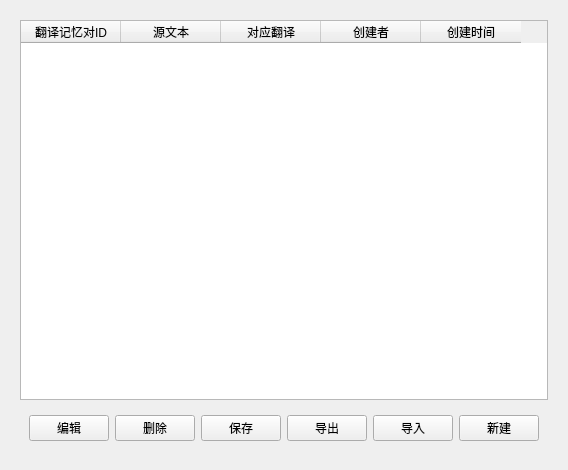
<?xml version="1.0" encoding="UTF-8"?>
<ui version="4.0">
 <class>Form</class>
 <widget class="QWidget" name="Form">
  <property name="geometry">
   <rect>
    <x>0</x>
    <y>0</y>
    <width>534</width>
    <height>470</height>
   </rect>
  </property>
  <property name="windowTitle">
   <string>Form</string>
  </property>
  <layout class="QVBoxLayout" name="verticalLayout_2">
   <item>
    <widget class="QWidget" name="widget" native="true">
     <layout class="QVBoxLayout" name="verticalLayout">
      <item>
       <widget class="QTableWidget" name="tableWidget_item">
        <property name="columnCount">
         <number>5</number>
        </property>
        <column>
         <property name="text">
          <string>翻译记忆对ID</string>
         </property>
        </column>
        <column>
         <property name="text">
          <string>源文本</string>
         </property>
        </column>
        <column>
         <property name="text">
          <string>对应翻译</string>
         </property>
        </column>
        <column>
         <property name="text">
          <string>创建者</string>
         </property>
        </column>
        <column>
         <property name="text">
          <string>创建时间</string>
         </property>
        </column>
       </widget>
      </item>
      <item>
       <widget class="QWidget" name="widget_tool" native="true">
        <layout class="QHBoxLayout" name="horizontalLayout">
         <item>
          <widget class="QPushButton" name="pushButton_edit">
           <property name="text">
            <string>编辑</string>
           </property>
          </widget>
         </item>
         <item>
          <widget class="QPushButton" name="pushButton_delete">
           <property name="text">
            <string>删除</string>
           </property>
          </widget>
         </item>
         <item>
          <widget class="QPushButton" name="pushButton_save">
           <property name="text">
            <string>保存</string>
           </property>
          </widget>
         </item>
         <item>
          <widget class="QPushButton" name="pushButton_export">
           <property name="text">
            <string>导出</string>
           </property>
          </widget>
         </item>
         <item>
          <widget class="QPushButton" name="pushButton_import">
           <property name="text">
            <string>导入</string>
           </property>
          </widget>
         </item>
         <item>
          <widget class="QPushButton" name="pushButton_createTMitems">
           <property name="text">
            <string>新建</string>
           </property>
          </widget>
         </item>
        </layout>
       </widget>
      </item>
      <item>
       <layout class="QHBoxLayout" name="horizontalLayout_3"/>
      </item>
     </layout>
    </widget>
   </item>
  </layout>
 </widget>
 <resources/>
 <connections/>
</ui>
